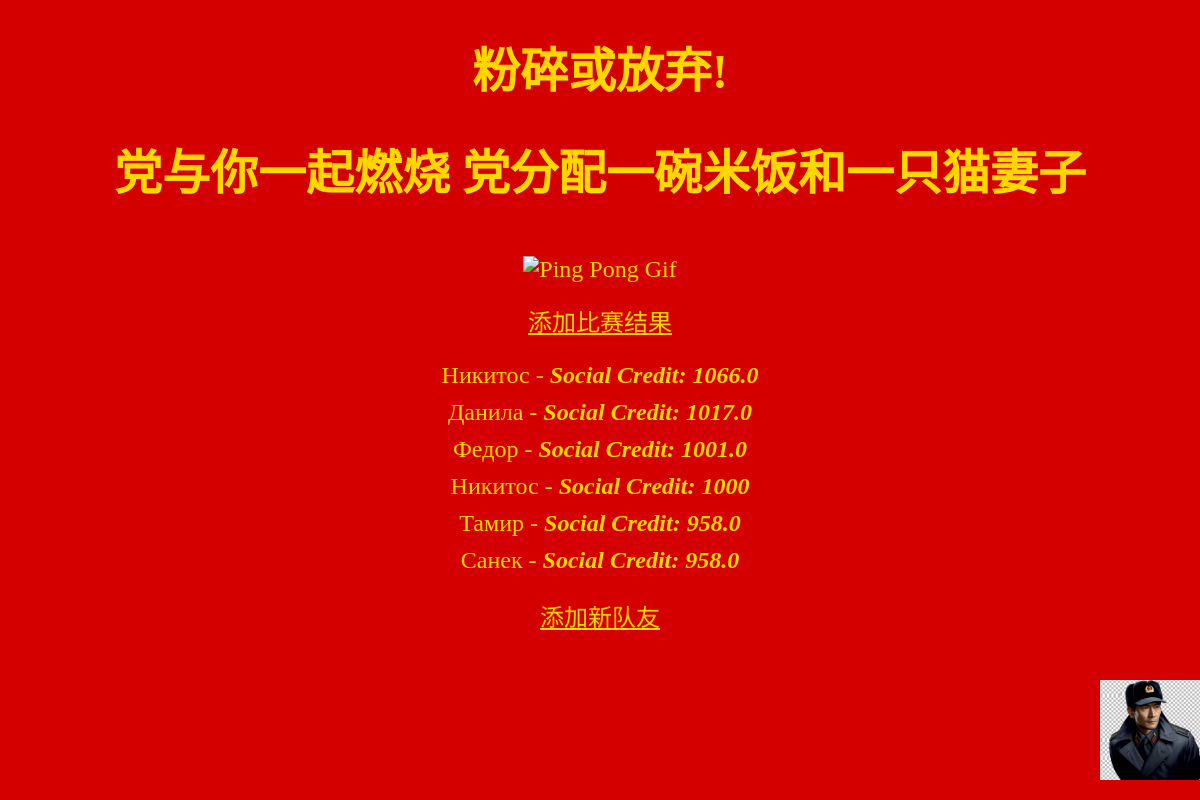
Before: / with the older database file.
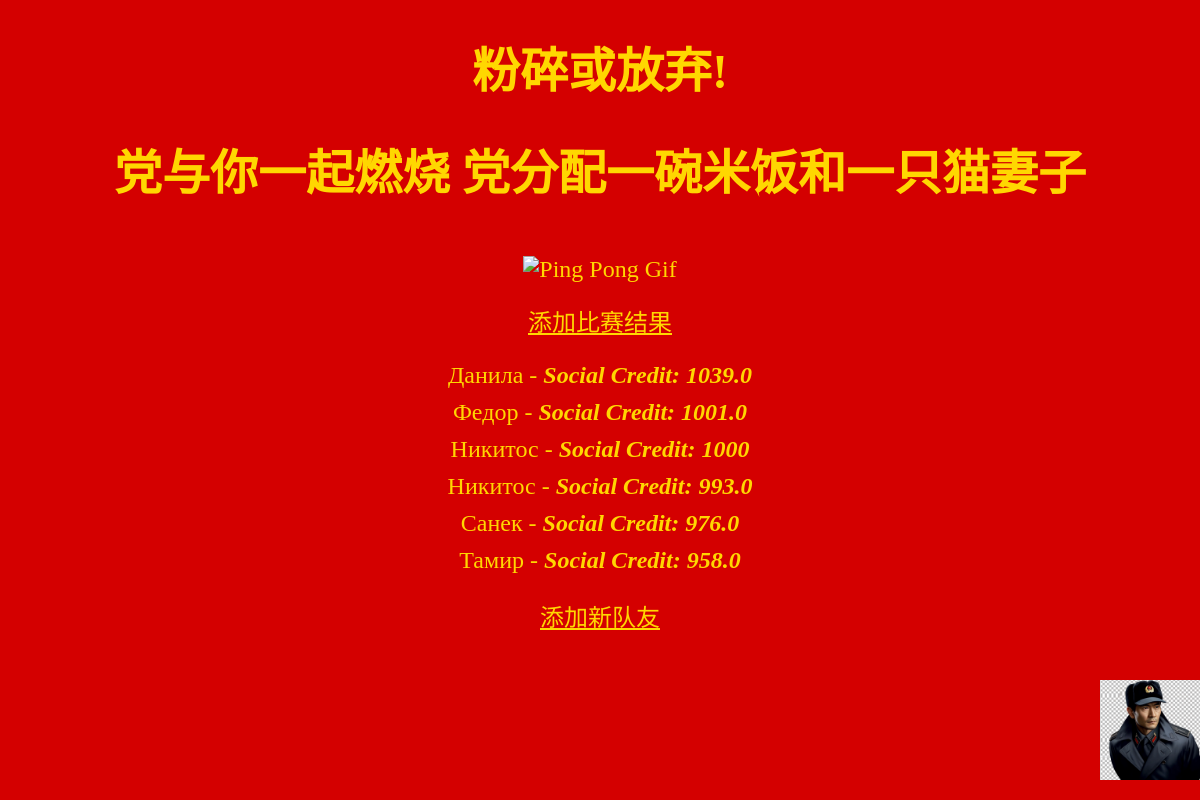
After: the same page with the newer database file.
### tables this page shows
CREATE TABLE players (
            id INTEGER PRIMARY KEY,
            name TEXT NOT NULL,
            rating INTEGER NOT NULL DEFAULT 1000
        );

### app.py (the view)
@app.route('/', methods=['GET', 'POST'])
def index():
    conn = get_db_connection()
    players = conn.execute('SELECT * FROM players ORDER BY rating DESC').fetchall()
    conn.close()
    return render_template('index.html', gif_url="https://media1.tenor.com/m/zhY9_LLI0xYAAAAd/forrest-gump-ping-pong.gif", players=players)

### app.py (called while the page is built)
def get_db_connection():
    conn = sqlite3.connect(DATABASE)
    conn.row_factory = sqlite3.Row
    return conn

### templates/index.html (shortened to what this page needs)
<!DOCTYPE html>
<html lang="en">
<head>
</head>
<body>
    <h1>粉碎或放弃!</h1>
    <h1>党与你一起燃烧 党分配一碗米饭和一只猫妻子</h1>
    <div>
        <img src="{{ gif_url }}" alt="Ping Pong Gif">
    </div>
    <a href="{{ url_for('match') }}">添加比赛结果</a>
    <ul>
        {% for player in players %}
            <li>{{ player.name }} - <span class="social-credit">Social Credit: {{ player.rating | round }}</span></li>
        {% endfor %}
    </ul>
    <a href="{{ url_for('add_player') }}">添加新队友</a>
        <img src="static/images/china_kgb.webp" style="position: fixed; right: 0; bottom: 0; width: 100px; height: 100px;">
</body>
</html>

### templates/index.html (style rules this page uses)
body { background-color: #d40000; color: #ffd700; font-size: 24px; font-family: 'Times New Roman', serif; text-align: center; }
img { margin: 20px auto; width: 50%; }
a { color: #ffd700; }
ul { list-style-type: none; padding: 0; }
li { margin: 10px 0; }
.social-credit { font-weight: bold; font-style: italic; }

Changed rows visible on the page:
changed players "Данила": rating "1017.0" → "1039.0"
changed players (number 4 of 6 on the later page): rating "1066.0" → "993.0"; moves down the list
changed players "Санек": rating "958.0" → "976.0"; moves up the list
